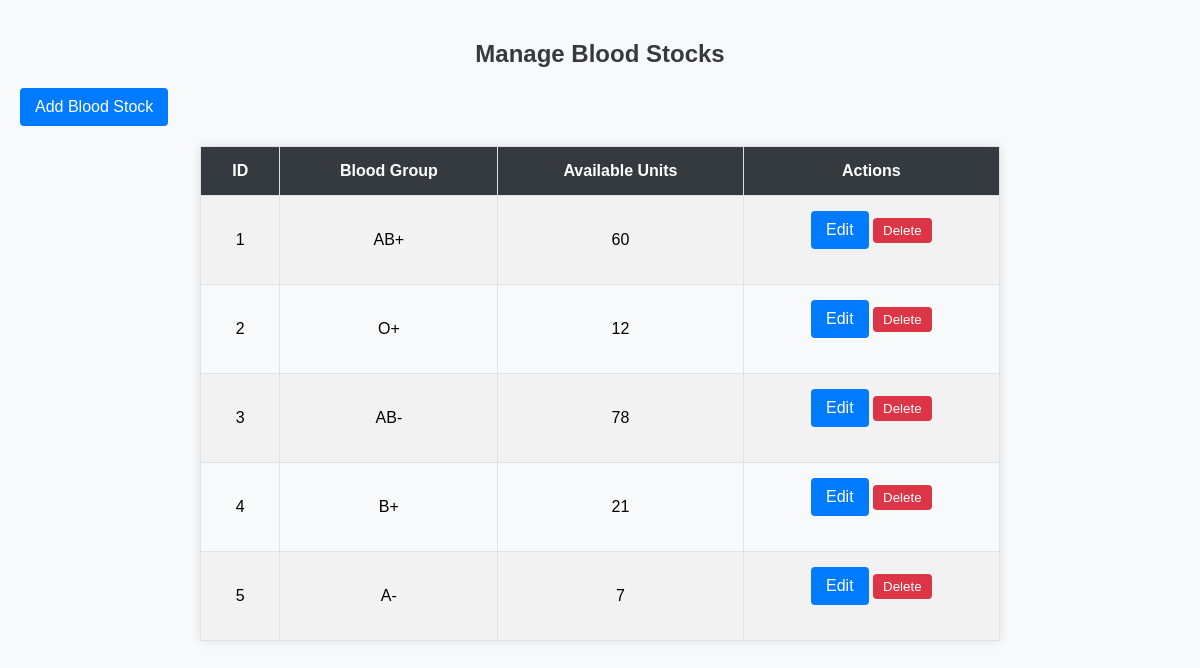
Screenshot of /manage_blood_stocks.php (signed in) with the database file from the repository.
### tables this page shows
CREATE TABLE `blood_stocks` (
  `id` int(11) NOT NULL,
  `blood_group` varchar(3) NOT NULL,
  `available_units` int(11) NOT NULL
);

### manage_blood_stocks.php (the view, shortened to what this page needs)
<?php
$conn = new mysqli("localhost", "root", "", "blood_donation");
$blood_stocks = $conn->query("SELECT * FROM blood_stocks");
?>
<!DOCTYPE html>
<html>
<head>
    <link rel="stylesheet" href="manage_blood_stocks.css">
</head>
<body>
    <h2>Manage Blood Stocks</h2>
    <a href="add_blood_stock.php">Add Blood Stock</a>
    <table border="1">
        <tr>
            <th>ID</th>
            <th>Blood Group</th>
            <th>Available Units</th>
            <th>Actions</th>
        </tr>
        <?php while($row = $blood_stocks->fetch_assoc()) { ?>
        <tr>
            <td><?php echo $row['id']; ?></td>
            <td><?php echo $row['blood_group']; ?></td>
            <td><?php echo $row['available_units']; ?></td>
            <td>
                <a href="edit_blood_stock.php?id=<?php echo $row['id']; ?>">Edit</a>
                <form method="POST" style="display:inline;">
                    <button type="submit" name="delete">Delete</button>
                </form>
            </td>
        </tr>
        <?php } ?>
    </table>
</body>
</html>

### manage_blood_stocks.css (style rules this page uses)
body { font-family: Arial, sans-serif; background-color: #f8f9fa; margin: 0; padding: 20px; }
h2 { text-align: center; color: #343a40; margin-bottom: 20px; }
a { display: inline-block; margin-bottom: 20px; padding: 10px 15px; background-color: #007bff; color: white; text-decoration: none; border-radius: 4px; text-align: center; }
table { width: 100%; border-collapse: collapse; margin: 0 auto; max-width: 800px; box-shadow: 0 0 10px rgba(0, 0, 0, 0.1); }
table th, table td { padding: 15px; text-align: center; border: 1px solid #dee2e6; }
table th { background-color: #343a40; color: white; }
table tr:nth-child(even) { background-color: #f2f2f2; }
button { background-color: #dc3545; color: white; border: none; padding: 5px 10px; cursor: pointer; border-radius: 4px; }
form { display: inline; }

### rows the page displays
blood_stocks: id "1", blood_group "AB+", available_units "60"
blood_stocks: id "2", blood_group "O+", available_units "12"
blood_stocks: id "3", blood_group "AB-", available_units "78"
blood_stocks: id "4", blood_group "B+", available_units "21"
blood_stocks: id "5", blood_group "A-", available_units "7"
